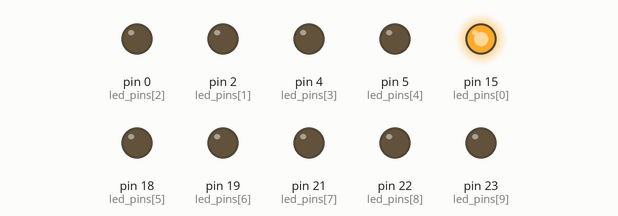
This sketch was run on a simulated Arduino Mega 2560, built with avr-gcc and run on an emulated ATmega2560. Shown: output pins drawn as LEDs (lit = HIGH).

Above: at 0.05 s.
At 0.75 s:
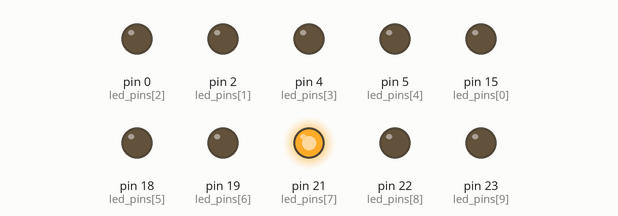
At 1.55 s:
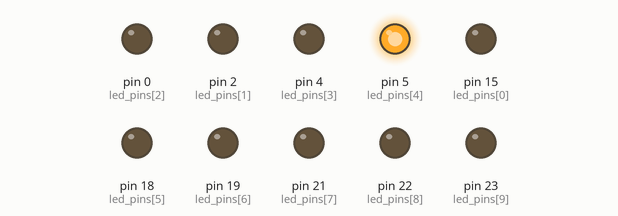
At 2.25 s:
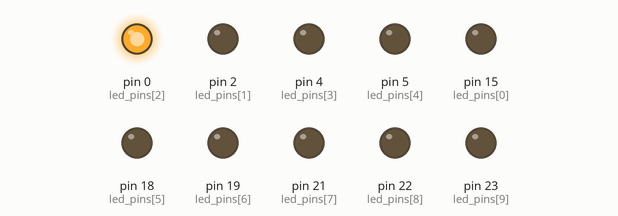
At 3.0 s:
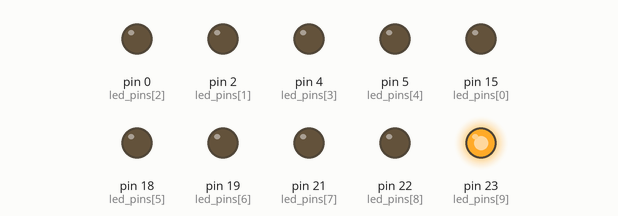
At 4.35 s:
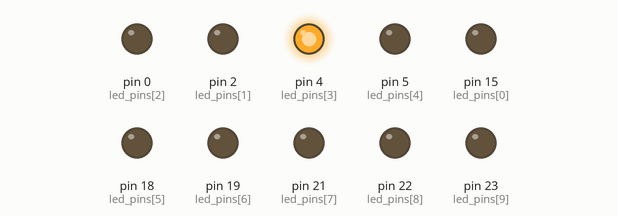
Timing chart, 0 to 4.7 s (numbered marks = the images above):
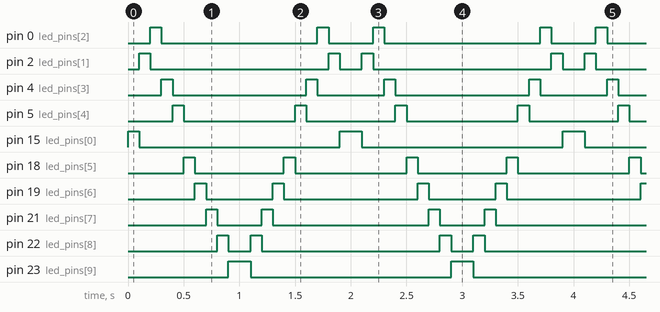

Measured:
- by itself, pin 0 (led_pins[2]): repeats every 2.0 s: LOW 1.4 s, HIGH 0.10 s, LOW 0.40 s, HIGH 0.10 s
- by itself, pin 2 (led_pins[1]): repeats every 2.0 s: LOW 1.6 s, HIGH 0.10 s, LOW 0.20 s, HIGH 0.10 s
- by itself, pin 4 (led_pins[3]): repeats every 2.0 s: LOW 1.2 s, HIGH 0.10 s, LOW 0.60 s, HIGH 0.10 s
- by itself, pin 5 (led_pins[4]): repeats every 2.0 s: LOW 1.0 s, HIGH 0.10 s, LOW 0.80 s, HIGH 0.10 s
- by itself, pin 15 (led_pins[0]): repeats every 2.0 s: LOW 1.8 s, HIGH 0.20 s
- by itself, pin 18 (led_pins[5]): repeats every 2.0 s: LOW 0.80 s, HIGH 0.10 s, LOW 1.0 s, HIGH 0.10 s
- by itself, pin 19 (led_pins[6]): repeats every 2.0 s: LOW 0.60 s, HIGH 0.10 s, LOW 1.2 s, HIGH 0.10 s
- by itself, pin 21 (led_pins[7]): repeats every 2.0 s: LOW 0.40 s, HIGH 0.10 s, LOW 1.4 s, HIGH 0.10 s

The sketch:

powerLedBar.ino
```cpp
byte led_pins[] = {15, 2, 0, 4, 5, 18, 19, 21, 22, 23};
int led_count;

void setup() {
  // put your setup code here, to run once:
  led_count = sizeof(led_pins);
  for (int i; i < led_count; i++){
    pinMode(led_pins[i], OUTPUT);
  }
}

void loop() {
  // put your main code here, to run repeatedly:
  for (int led_num = 0; led_num < led_count; led_num++){
    digitalWrite(led_pins[led_num], HIGH);
    delay(100);
    digitalWrite(led_pins[led_num], LOW);
  }

  for (int led_num = led_count - 1; led_num >=  0; led_num--){
    digitalWrite(led_pins[led_num], HIGH);
    delay(100);
    digitalWrite(led_pins[led_num], LOW);
  }
}
```
